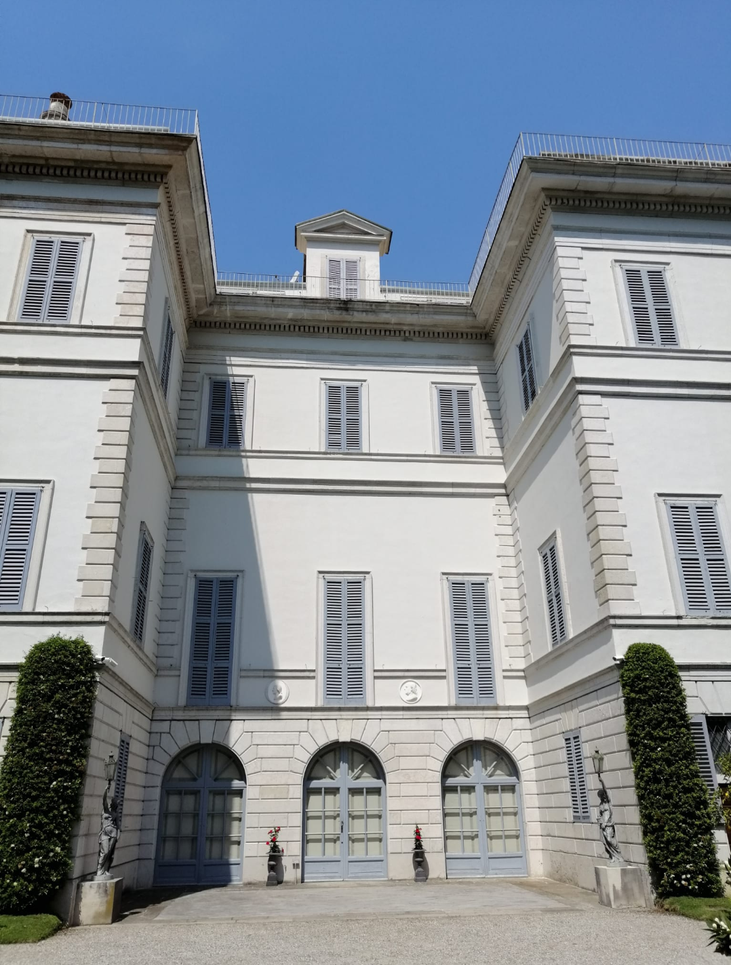
%> input picture villa_image_2.png, 731 x 965 px, shrunk from 1078 x 1424 before the run
$ octave F1.m   (GNU Octave 9; MATLAB toolbox functions it lacks are replaced by stand-ins)
%> lines starting %> are read from the running program, lines starting %| are printed output that depends on the picture; in (x1, y1, x2, y2) boxes, pixels count from 0 and x2, y2 are one past the last pixel; in counts of white or black regions, pixels touching at a corner belong together; the program's own positions count from 1
clear;
close all;

%%
% Start
I = imread('villa_image_2.png');
%> I is the input picture: size 965x731x3 uint8; mean R, G, B 130.4, 139.6, 148.8
I=im2double(I);
%> I: size 965x731x3 double
I = im2double(rgb2gray(I));
%> I: size 965x731 double
size=size(I);
%> size = [965 731]
figure(1),imshow(I),title('original image');
%%
%edges
edges = edge(I, 'canny');
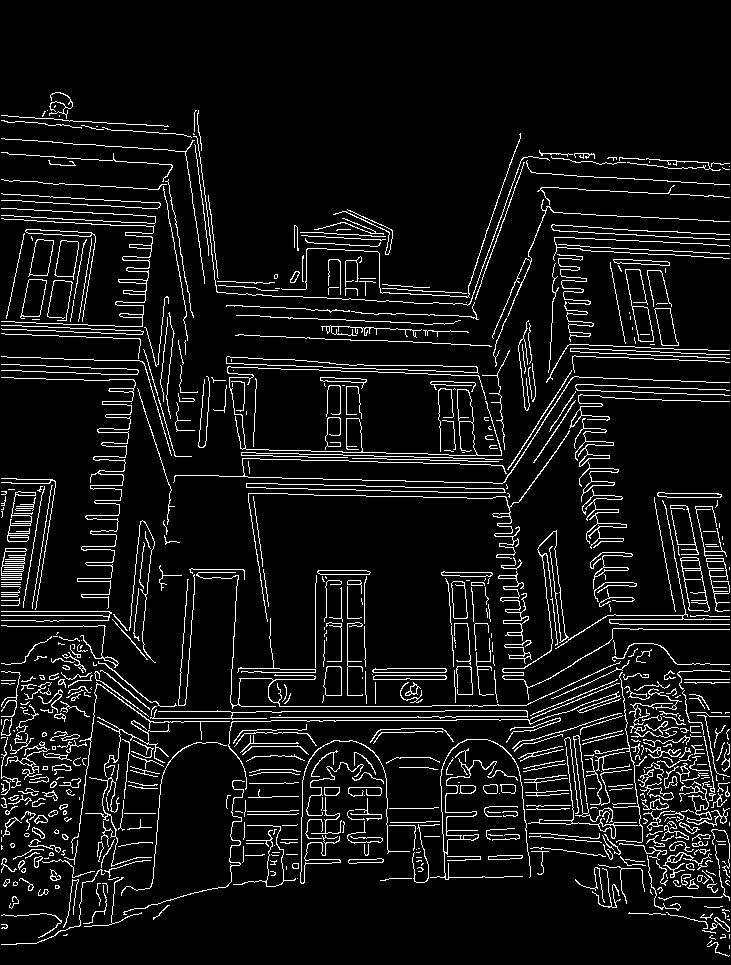
%> edges: size 965x731 logical; 7.7% white in thin lines or dots, all inside (x1, y1, x2, y2) = (1, 92, 730, 957)
figure(2), imshow([edges]),title('edges');
%%
%Harris measure
dx = [-1 0 1; -1 0 1; -1 0 1];   % Derivative masks
dy = dx';
Ix = conv2(I, dx, 'same');      % Image derivatives
Iy = conv2(I, dy, 'same');

SIGMA_gaussian=4;
g = fspecial('gaussian',max(1,fix(3*SIGMA_gaussian)+1), SIGMA_gaussian);

Ix2 = conv2(Ix.^2, g, 'same'); % Smoothed squared image derivatives
Iy2 = conv2(Iy.^2, g, 'same');
Ixy = conv2(Ix.*Iy, g, 'same');

% cim = det(M) - k trace(M)^2.
k = 0.04;
cim = (Ix2.*Iy2 - Ixy.^2) - k * (Ix2 + Iy2);
BORDER=20;
cim(1:BORDER,:)=0;
%> cim: size 965x731 double; min -0.135, max 0.493, mean -0.000512
cim(end-BORDER:end,:)=0;
%> cim: size 965x731 double; min -0.135, max 0.493, mean -0.000434
cim(:,end-BORDER:end)=0;
cim(:,1:BORDER)=0;
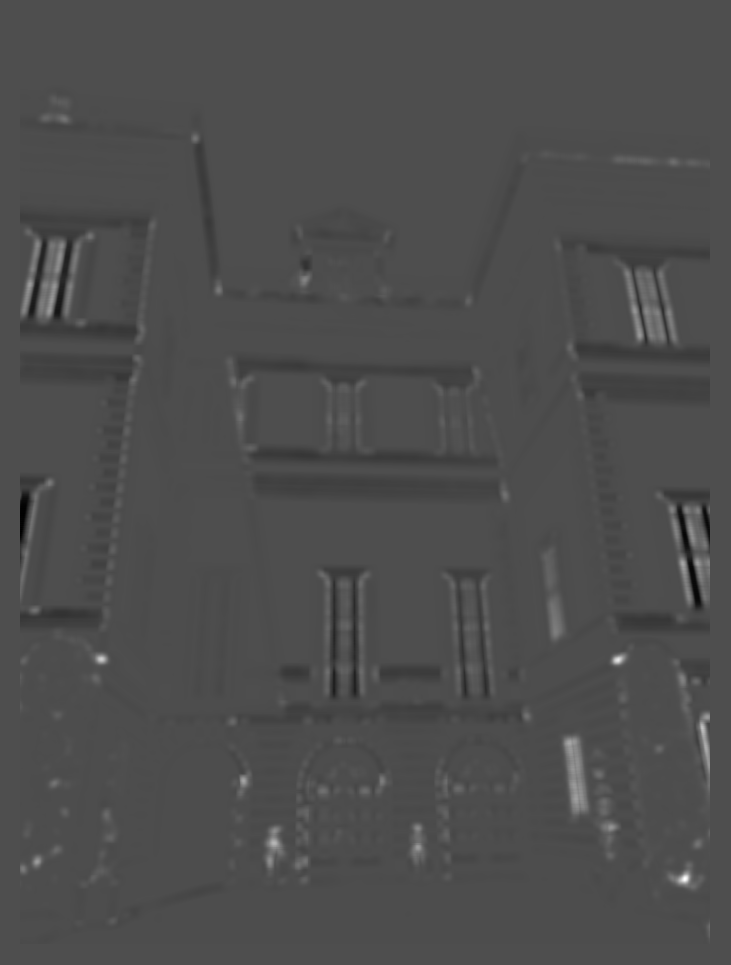
%> cim: size 965x731 double; min -0.134, max 0.303, mean -0.000962; drawn with min black and max white
T=mean(cim(:));
%> T = -0.000962
CIM=cim;
CIM(find(cim<T))=0;
figure(3), imshow(CIM,[]),title('Harris measure');
figure(4), mesh(CIM),title('Harris measure diagram');
%%
%corners
support=true(50); %The population of the corners depends on this
maxima=ordfilt2(CIM,sum(support(:)),support);
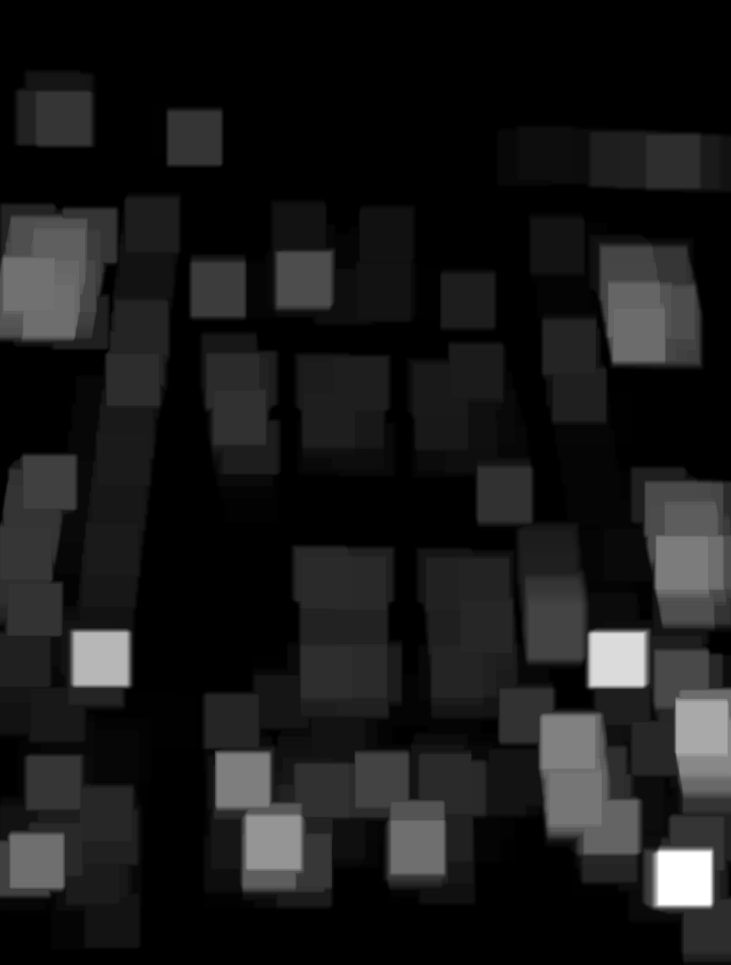
%> maxima: size 965x731 double; min -0.000112, max 0.303, mean 0.0311; drawn with min black and max white
[loc_x,loc_y]=find((cim==maxima).*(CIM>0));
%> loc_x = 113 values from 119 to 927; loc_y = 113 values from 21 to 710
indx = find((cim==maxima).*(CIM>0));
%> indx = 113 values from 20007 to 685112
% draw a cross on the image in the local maxima
figure(5), imshow(I,[]), hold on,
plot(loc_y,loc_x,'g+', 'LineWidth', 4)
title('Local maxima of Harris measure')
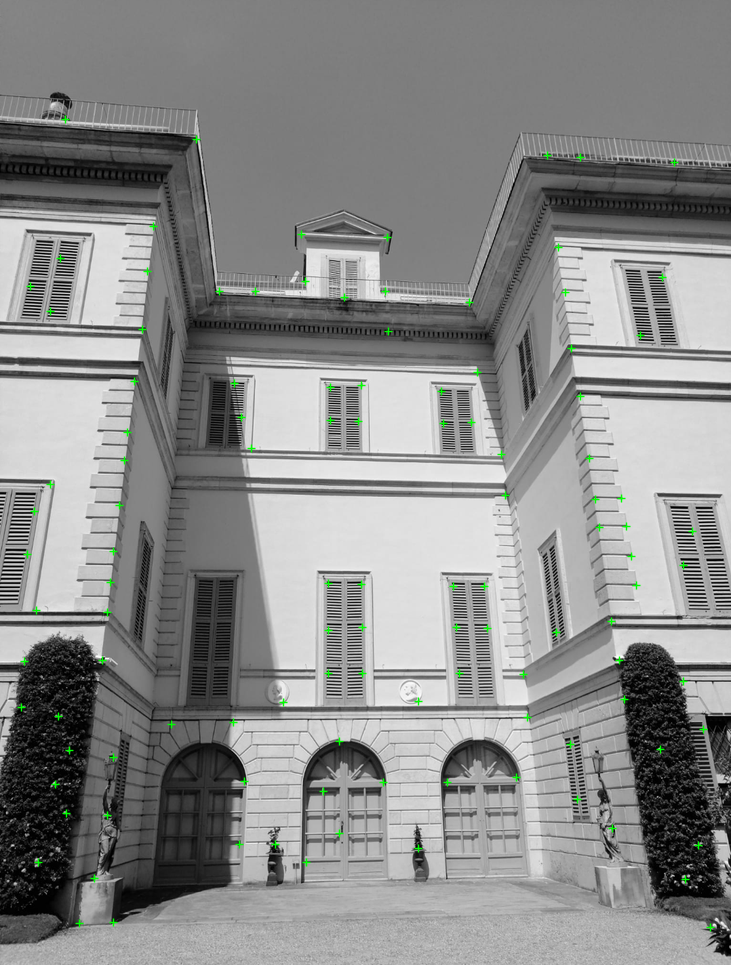
%> figure redrawn from the program's plot data; its title reads 'Local maxima of Harris measure'
%%
%prebuild function
corners = detectHarrisFeatures(I);
%> corners = 1891 points; strongest (x, y): (731, 937), (689, 877), (660, 749), (104, 659), (684, 877)
figure(6),imshow(I); hold on;
plot(corners.selectStrongest(300));


%%
%Hough transform
[H,theta,rho] = hough(edges);
%> theta = 180 values from -90 to 89; rho = 2421 values from -1210 to 1210
figure(7)
imshow(imadjust(rescale(H)),[],...
       'XData',theta,...
       'YData',rho,...
       'InitialMagnification','fit');
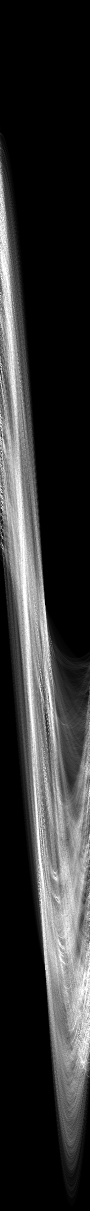
%> displayed picture: size 2421x180, on the screen's scale of 0 to 255 (shown at 1/2 size); min 0, max 255, mean 50.3
xlabel('\theta (degrees)')
ylabel('\rho')
axis on
axis normal
hold on
colormap(gca,hot)

P = houghpeaks(H,8,'threshold',ceil(0.3*max(H(:))));
%> P = [1391 98; 996 4; 500 1; 842 3; 891 4; 1378 82; 532 1; 2026 180]
x = theta(P(:,2));
%> x = [7 -87 -90 -88 -87 -9 -90 89]
y = rho(P(:,1));
%> y = [180 -215 -711 -369 -320 167 -679 815]
plot(x,y,'s','color','black');
title('Hough transform')
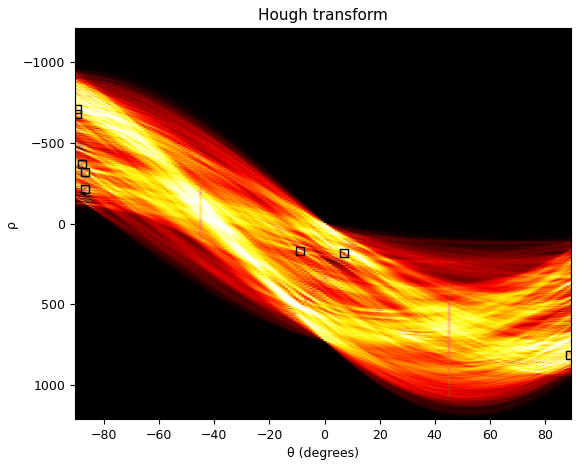
%> figure redrawn from the program's plot data
%%
%Find straight lines with Hough
lines = houghlines(edges,theta,rho,P,'FillGap',20,'MinLength',40);
%> lines = 27 lines; longest, point1 to point2 (x, y): (80, 831) to (160, 187), (227, 358) to (271, 641), (273, 680) to (524, 680), (276, 669) to (307, 864), (257, 712) to (445, 712), (551, 350) to (727, 359)
figure(8), imshow(I),title('Straight Lines') ,hold on
max_len = 0;
for k = 1:length(lines)
   xy = [lines(k).point1; lines(k).point2];
   plot(xy(:,1),xy(:,2),'LineWidth',2,'Color','cyan');

   % Plot beginnings and ends of lines
   plot(xy(1,1),xy(1,2),'o','LineWidth',2,'Color','red');
   plot(xy(2,1),xy(2,2),'x','LineWidth',2,'Color','green');
end
%> this loop made 27 passes
%> xy on passes 1 to 12: [80 831; 160 187], [2 216; 177 226], [295 232; 393 237], [556 245; 730 254], [2 712; 95 712], [137 712; 231 712], [257 712; 445 712], [527 712; 587 712], [124 375; 181 377], [207 377; 256 379], [321 381; 366 383], [432 385; 501 388]
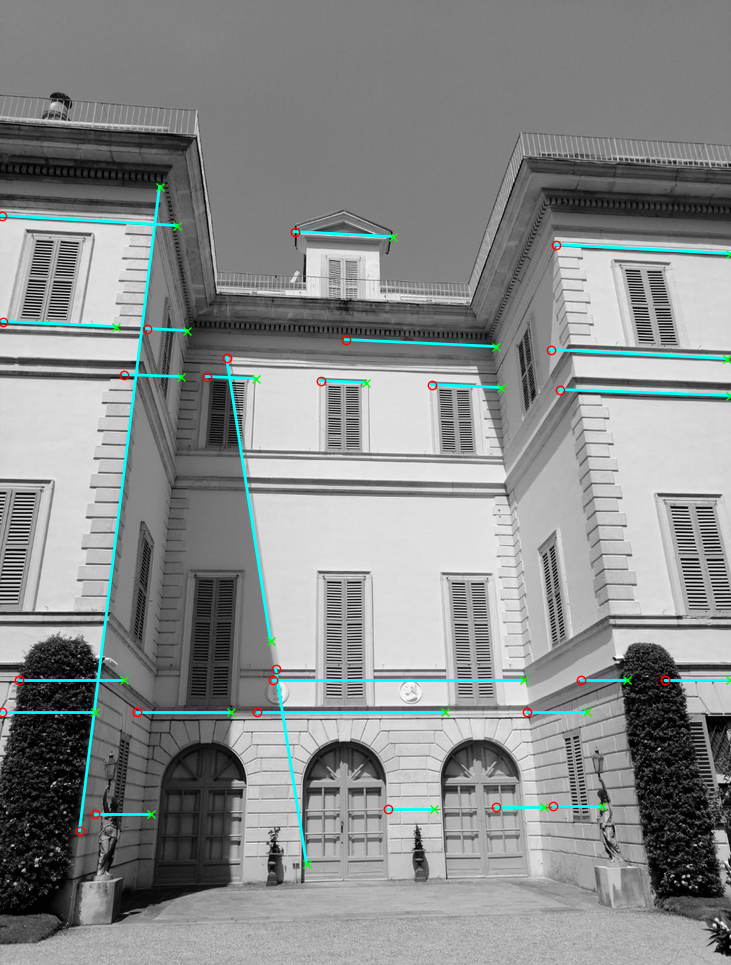
%> figure redrawn from the program's plot data; its title reads 'Straight Lines'
